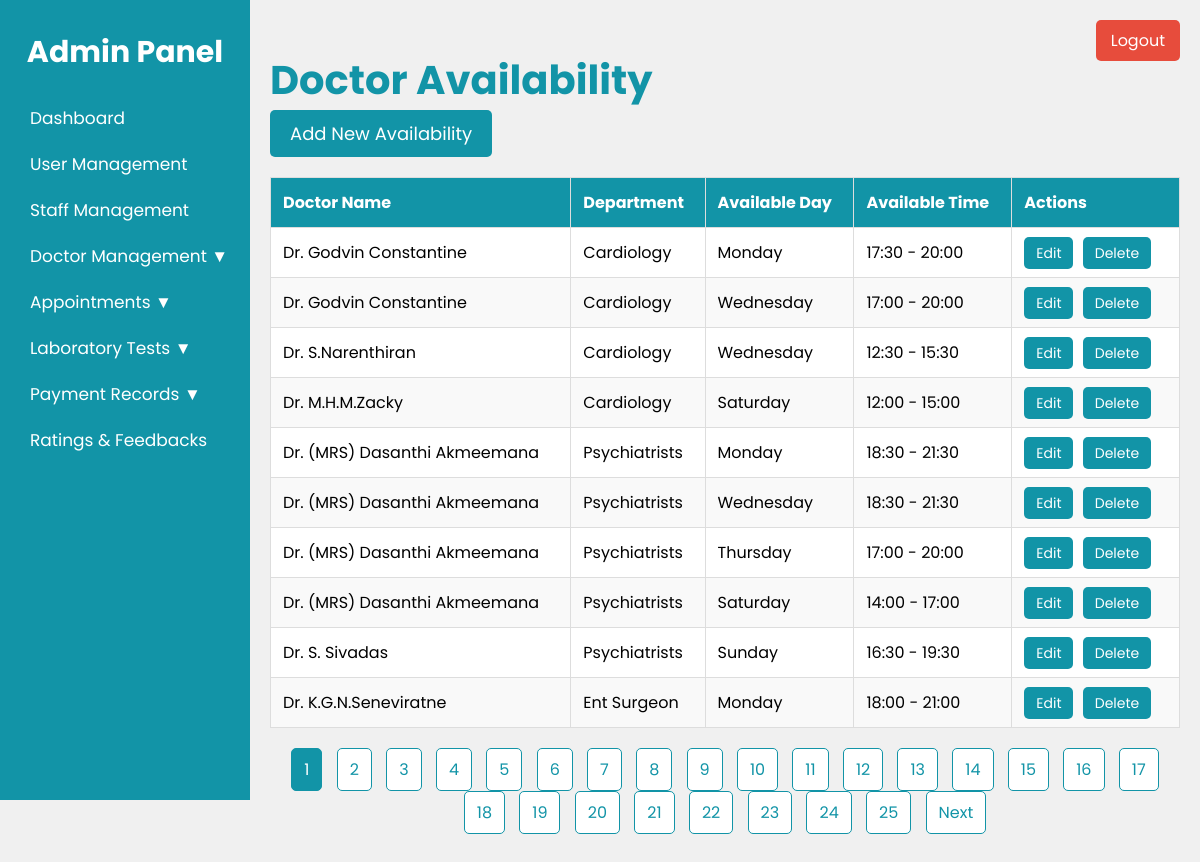
The app's page /Admin/doctor_availability.php (signed in) with its own data.
### tables this page shows
CREATE TABLE IF NOT EXISTS `doctor_availability` (
  `id` int NOT NULL AUTO_INCREMENT,
  `doctor_id` int DEFAULT NULL,
  `available_day` varchar(10) DEFAULT NULL,
  `available_time` varchar(50) DEFAULT NULL,
  PRIMARY KEY (`id`),
  KEY `doctor_id` (`doctor_id`)
);

CREATE TABLE IF NOT EXISTS `doctors` (
  `id` int NOT NULL AUTO_INCREMENT,
  `name` varchar(100) NOT NULL,
  `department_id` int DEFAULT NULL,
  `branch` varchar(255) DEFAULT NULL,
  PRIMARY KEY (`id`),
  KEY `department_id` (`department_id`)
);

CREATE TABLE IF NOT EXISTS `departments` (
  `id` int NOT NULL AUTO_INCREMENT,
  `name` varchar(100) NOT NULL,
  PRIMARY KEY (`id`)
);

### Admin/doctor_availability.php (the view, shortened to what this page needs)
<?php
include('connect.php');
$limit = 10;
$page = isset($_GET['page']) ? (int) $_GET['page'] : 1;
$offset = ($page - 1) * $limit;
$query = "SELECT da.id, d.name AS doctor_name, dep.name AS department, da.available_day, da.available_time
          FROM doctor_availability da
          JOIN doctors d ON da.doctor_id = d.id
          JOIN departments dep ON d.department_id = dep.id
          LIMIT $limit OFFSET $offset";
$result = mysqli_query($conn, $query);
$count_query = "SELECT COUNT(*) AS total FROM doctor_availability";
$count_result = mysqli_query($conn, $count_query);
$total_rows = mysqli_fetch_assoc($count_result)['total'];
$total_pages = ceil($total_rows / $limit);
?>
<!DOCTYPE html>
<html>
<head>
    <link rel="stylesheet" type="text/css" href="doctor_availability.css">
</head>
<body>
    <div class="admin-container">
        <nav class="sidebar">
            <h2>Admin Panel</h2>
            <ul>
                <li><a href="dashboard.php">Dashboard</a></li>
                <li><a href="user_management.php">User Management</a></li>
                <li><a href="staff_management.php">Staff Management</a></li>
                <li>
                    <a href="#">Doctor Management ▼</a>
                </li>
                <li>
                    <a href="#">Appointments ▼</a>
                </li>
                <li>
                    <a href="#">Laboratory Tests ▼</a>
                </li>
                <li>
                    <a href="#">Payment Records ▼</a>
                </li>
                <li><a href="feedback.php">Ratings & Feedbacks</a></li>
            </ul>
        </nav>
        <div class="main-content">
            <h1 class="tittle">Doctor Availability</h1>
            <button class="add-btn" onclick="openForm()">Add New Availability</button>
            <table class="doctor-availability">
                <thead>
                    <tr>
                        <th>Doctor Name</th>
                        <th>Department</th>
                        <th>Available Day</th>
                        <th>Available Time</th>
                        <th>Actions</th>
                    </tr>
                </thead>
                <tbody>
                    <?php while ($row = mysqli_fetch_assoc($result)) { ?>
                        <tr>
                            <td><?= htmlspecialchars($row['doctor_name'] ?? '') ?></td>
                            <td><?= htmlspecialchars($row['department'] ?? '') ?></td>
                            <td><?= htmlspecialchars($row['available_day'] ?? '') ?></td>
                            <td><?= htmlspecialchars($row['available_time'] ?? '') ?></td>
                            <td>
                                <a href="edit_availability.php?id=<?= $row['id'] ?>" class="edit-btn">Edit</a>
                                <a href="delete_availability.php?id=<?= $row['id'] ?>" class="delete-btn"
                                    onclick="return confirm('Are you sure you want to delete this record?');">
                                    Delete
                                </a>
                            </td>
                        </tr>
                    <?php } ?>
                </tbody>
            </table>
            <div class="pagination">
                <?php for ($i = 1; $i <= $total_pages; $i++) { ?>
                    <a href="doctor_availability.php?page=<?php echo $i; ?>"
                        class="<?php echo ($page == $i) ? 'active' : ''; ?>">
                        <?php echo $i; ?>
                    </a>
                <?php } ?>
                <?php if ($page < $total_pages) { ?>
                    <a href="doctor_availability.php?page=<?php echo $page + 1; ?>">Next</a>
                <?php } ?>
            </div>
        </div>
    </div>
    <a href="logout.php" class="logout-btn">Logout</a>
</body>
</html>

### Admin/doctor_availability.css (style rules this page uses)
* { margin: 0; padding: 0; font-family: "Poppins", sans-serif; box-sizing: border-box; }
body { background-color: #f0f0f0; }
.admin-container { display: flex; flex-direction: row; }
.sidebar { width: 250px; background-color: #1294A7; color: white; height: 100vh; padding-top: 20px; display: flex; flex-direction: column; position: fixed; }
.sidebar h2 { color: white; text-align: center; padding-top: 10px; margin-bottom: 20px; font-size: 30px; }
.sidebar ul { list-style-type: none; padding: 0; }
.sidebar ul li { font-size: 17px; padding: 10px 20px; }
.sidebar ul li a { color: white; text-decoration: none; display: block; padding-left:10px; border-radius: 5px; transition:transform 0.3s, background-color 0.3s ease; }
.main-content { flex-grow: 1; margin-top: 30px; padding: 20px; margin-left: 250px; }
.main-content .tittle { color: #1294A7; font-size: 40px; }
.add-btn { background-color: #1294A7; color: white; font-size: 18px; padding: 10px 20px; text-decoration: none; border: none; border-radius: 5px; cursor: pointer; transition: background-color 0.3s; margin-bottom: 20px; }
.doctor-availability { width: 100%; border-collapse: collapse; background-color: #fff; margin-bottom: 20px; }
.doctor-availability th, .doctor-availability td { padding: 12px; border: 1px solid #ddd; text-align: left; }
.doctor-availability th { background-color: #1294A7; color: #fff; }
.doctor-availability tr:nth-child(even) { background-color: #f9f9f9; }
.edit-btn, .delete-btn { padding: 6px 12px; color: #fff; background-color: #1294A7; border-radius: 5px; text-decoration: none; margin-right: 5px; font-size: 14px; transition: background-color 0.3s; }
.pagination { text-align: center; margin-bottom: 20px; }
.pagination a { display: inline-block; padding: 8px 12px; margin: 0 5px; background-color: #fff; color: #1294A7; border: 1px solid #1294A7; border-radius: 5px; text-decoration: none; transition: background-color 0.3s; }
.pagination a.active { background-color: #1294A7; color: #fff; }
.logout-btn { position: fixed; top: 20px; right: 20px; background-color: #e74c3c; text-align: center; color: white; padding: 8px 15px; border: none; border-radius: 5px; text-decoration: none; transition: background-color 0.3s ease; }

### records on screen
doctor_availability: doctor.name "Dr. Godvin Constantine", departments.name "Cardiology", available_day "Monday", available_time "17:30 - 20:00"
doctor_availability: doctor.name "Dr. Godvin Constantine", departments.name "Cardiology", available_day "Wednesday", available_time "17:00 - 20:00"
doctor_availability: doctor.name "Dr. S.Narenthiran", departments.name "Cardiology", available_day "Wednesday", available_time "12:30 - 15:30"
doctor_availability: doctor.name "Dr. M.H.M.Zacky", departments.name "Cardiology", available_day "Saturday", available_time "12:00 - 15:00"
doctor_availability: doctor.name "Dr. (MRS) Dasanthi Akmeemana", departments.name "Psychiatrists", available_day "Monday", available_time "18:30 - 21:30"
doctor_availability: doctor.name "Dr. (MRS) Dasanthi Akmeemana", departments.name "Psychiatrists", available_day "Wednesday", available_time "18:30 - 21:30"
doctor_availability: doctor.name "Dr. (MRS) Dasanthi Akmeemana", departments.name "Psychiatrists", available_day "Thursday", available_time "17:00 - 20:00"
doctor_availability: doctor.name "Dr. (MRS) Dasanthi Akmeemana", departments.name "Psychiatrists", available_day "Saturday", available_time "14:00 - 17:00"
doctor_availability: doctor.name "Dr. S. Sivadas", departments.name "Psychiatrists", available_day "Sunday", available_time "16:30 - 19:30"
doctor_availability: doctor.name "Dr. K.G.N.Seneviratne", departments.name "Ent Surgeon", available_day "Monday", available_time "18:00 - 21:00"
